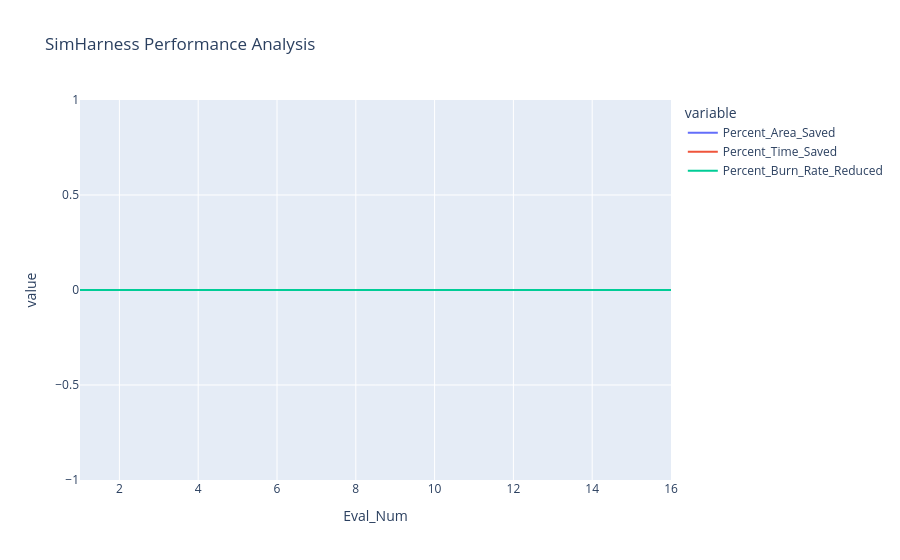

Here is the notebook cell this chart was saved with:
### Code cell
agent_full_performance_plot = px.line(simharness_analytics, x="Eval_Num", y=["Percent_Area_Saved","Percent_Time_Saved","Percent_Burn_Rate_Reduced"], title='SimHarness Performance Analysis')
agent_full_performance_plot.show()

### Figure 1 — Plotly figure (JSON) as saved in the notebook; plotly's stock layout.template omitted (floating-point values rounded to 4 significant figures)
{"data": [{"hovertemplate": "variable=Percent_Area_Saved<br>Eval_Num=%{x}<br>value=%{y}<extra></extra>", "legendgroup": "Percent_Area_Saved", "line": {"color": "#636efa", "dash": "solid"}, "marker": {"symbol": "circle"}, "mode": "lines", "name": "Percent_Area_Saved", "orientation": "v", "showlegend": true, "type": "scatter", "x": [1, 2, 3, 4, 5, 6, 7, 8, 9, 10, 11, 12, 13, 14, 15, 16], "xaxis": "x", "y": [0, 0, 0, 0, 0, 0, 0, 0, 0, 0, 0, 0, 0, 0, 0, 0], "yaxis": "y"}, {"hovertemplate": "variable=Percent_Time_Saved<br>Eval_Num=%{x}<br>value=%{y}<extra></extra>", "legendgroup": "Percent_Time_Saved", "line": {"color": "#EF553B", "dash": "solid"}, "marker": {"symbol": "circle"}, "mode": "lines", "name": "Percent_Time_Saved", "orientation": "v", "showlegend": true, "type": "scatter", "x": [1, 2, 3, 4, 5, 6, 7, 8, 9, 10, 11, 12, 13, 14, 15, 16], "xaxis": "x", "y": [0, 0, 0, 0, 0, 0, 0, 0, 0, 0, 0, 0, 0, 0, 0, 0], "yaxis": "y"}, {"hovertemplate": "variable=Percent_Burn_Rate_Reduced<br>Eval_Num=%{x}<br>value=%{y}<extra></extra>", "legendgroup": "Percent_Burn_Rate_Reduced", "line": {"color": "#00cc96", "dash": "solid"}, "marker": {"symbol": "circle"}, "mode": "lines", "name": "Percent_Burn_Rate_Reduced", "orientation": "v", "showlegend": true, "type": "scatter", "x": [1, 2, 3, 4, 5, 6, 7, 8, 9, 10, 11, 12, 13, 14, 15, 16], "xaxis": "x", "y": [0, 0, 0, 0, 0, 0, 0, 0, 0, 0, 0, 0, 0, 0, 0, 0], "yaxis": "y"}], "layout": {"legend": {"title": {"text": "variable"}, "tracegroupgap": 0}, "title": {"text": "SimHarness Performance Analysis"}, "xaxis": {"anchor": "y", "domain": [0, 1], "title": {"text": "Eval_Num"}}, "yaxis": {"anchor": "x", "domain": [0, 1], "title": {"text": "value"}}}}
